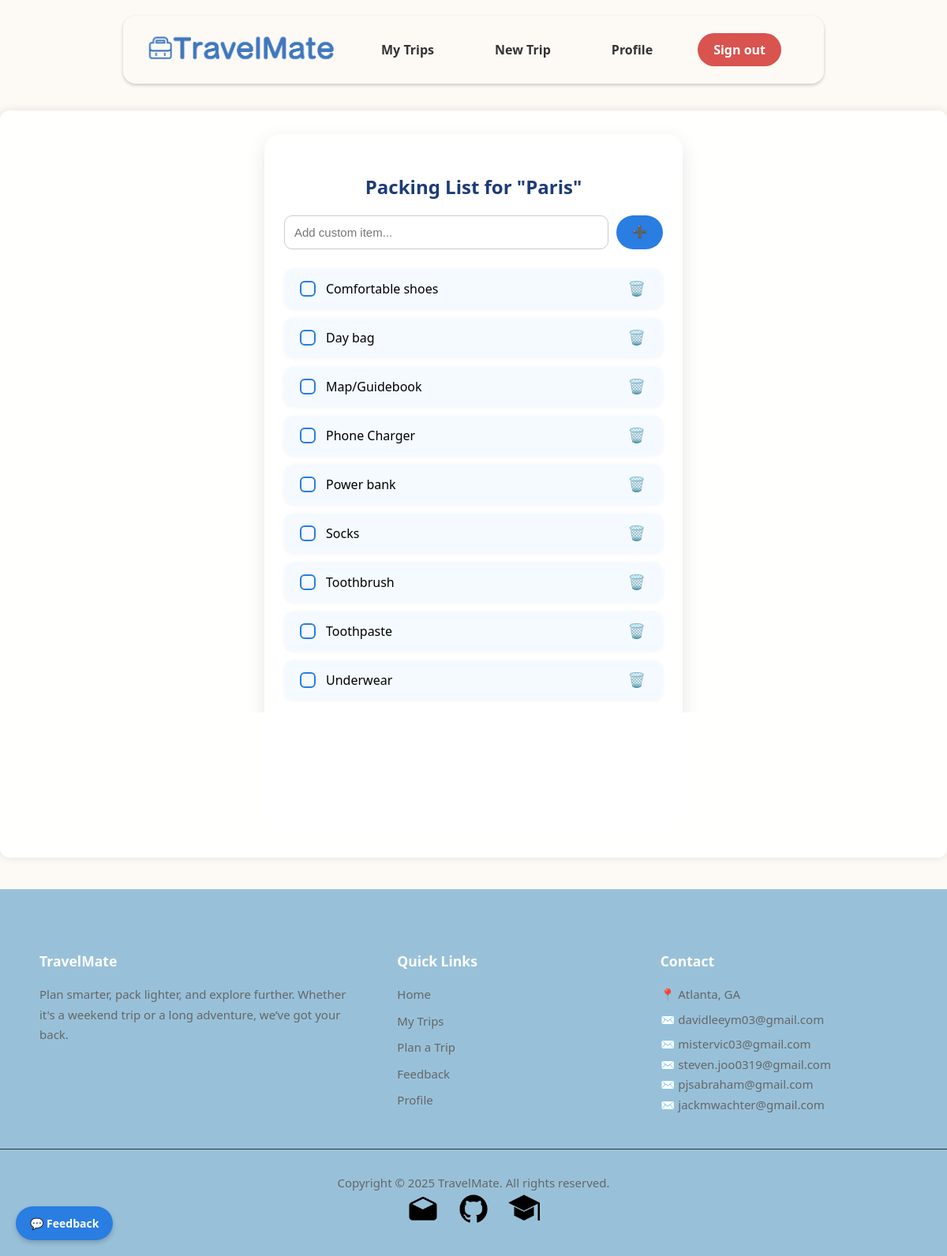
/trips/32/packing/ (signed in), run on the app's committed database.
### trips/models.py (models this page shows, shortened)
class Trip(models.Model):
    TRIP_TYPE_CHOICES = [
        ('beach', 'Beach'),
        ('city', 'City'),
        ('hiking', 'Hiking'),
        ('business', 'Business'),
        ('snow', 'Snow / Ski'),
        ('other', 'Other'),
    ]
    user = models.ForeignKey(get_user_model(), on_delete=models.CASCADE)
    name = models.CharField(max_length=100)
    destination = models.CharField(max_length=100)
    start_date = models.DateField()
    end_date = models.DateField()
    trip_type = models.CharField(max_length=50, choices=TRIP_TYPE_CHOICES, default='other')
    manually_cleared = models.BooleanField(default=False)
    is_public = models.BooleanField(default=False)
    share_token = models.CharField(max_length=12, unique=True, blank=True, null=True)

class PackingItem(models.Model):
    trip = models.ForeignKey(Trip, on_delete=models.CASCADE, related_name='packing_items')
    name = models.CharField(max_length=100)
    is_packed = models.BooleanField(default=False)

### trips/views.py (the view, shortened to what this page needs)
# urls.py: path('<int:trip_id>/packing/', views.packing_list, name='packing_list'),
@login_required
def packing_list(request, trip_id):
    trip = get_object_or_404(Trip, id=trip_id, user=request.user)
    if not trip.packing_items.exists() and not trip.manually_cleared:
        generate_packing_list(trip)
    items = trip.packing_items.all().order_by('is_packed', 'name')
    return render(request, 'trips/packing_list.html', {'trip': trip, 'items': items})

### trips/templates/trips/packing_list.html (shortened to what this page needs)
{% extends 'base.html' %}
{% block content %}
<div class="container" style="max-width: 480px; margin: auto; background: #ffffff; padding: 30px 25px; border-radius: 20px; box-shadow: 0 8px 25px rgba(0, 0, 0, 0.1);">
  <h2 style="text-align: center; color: #1d3c78; margin-bottom: 20px; font-weight: 700;">Packing List for "{{ trip.name }}"</h2>
  <form method="post" style="display: flex; gap: 10px; margin-bottom: 25px;">
    <input type="text" name="new_item" placeholder="Add custom item..." class="input-field">
    <button type="submit" class="add-btn">➕</button>
  </form>
  <form method="post" action="{% url 'update_packing_list' trip.id %}">
    <ul style="list-style: none; padding: 0;">
      {% if items %}
      {% for item in items %}
      <li class="packing-item fade-in">
        <label style="display: flex; align-items: center; gap: 10px;">
          <input type="checkbox" class="custom-checkbox" name="packed_items" value="{{ item.name }}" {% if item.is_packed %}checked{% endif %}>
          {{ item.name }}
        </label>
        <button type="submit" name="delete_item" value="{{ item.name }}" class="btn-icon">🗑️</button>
      </li>
      {% endfor %}
      {% else %}
        <li style="text-align: center; padding: 20px; color: #999;">Your packing list is empty. Start adding items above!</li>
      {% endif %}
    </ul>
    <button type="submit" class="update-btn" style="width: 100%; margin-top: 20px;">Update List</button>
  </form>
  <div style="text-align: center; margin-top: 30px;">
    <a href="{% url 'trip_detail' trip.id %}">
      <button type="button" class="back-btn">Back to Trip</button>
    </a>
  </div>
</div>
{% endblock %}

### templates/base.html (style rules this page uses)
body { font-family: 'Segoe UI', sans-serif; background-color: #fdfaf6; background-repeat: no-repeat; background-size: 100% 100%; background-attachment: fixed; margin: 0; padding: 0; padding-top: 100px; }
.container { max-width: 1500px; margin: 40px auto; background: rgba(255, 255, 255, 0.85); backdrop-filter: blur(4px); -webkit-backdrop-filter: blur(4px); padding: 30px; border-radius: 12px; box-shadow: 0 0 12px rgba(0, 0, 0, 0.1); }

### trips/templates/trips/packing_list.html (style rules this page uses)
.fade-in { animation: fadeInUp 0.5s ease both; }
.custom-checkbox { appearance: none; width: 20px; height: 20px; border: 2px solid #2a7de1; border-radius: 6px; position: relative; cursor: pointer; transition: 0.2s; }
.input-field { flex: 1; padding: 12px; font-size: 15px; border: 1px solid #ccc; border-radius: 10px; }
.add-btn, .update-btn, .back-btn { background-color: #2a7de1; color: white; border: none; border-radius: 30px; padding: 10px 20px; font-weight: bold; font-size: 15px; cursor: pointer; transition: background-color 0.3s; }
.packing-item { display: flex; justify-content: space-between; align-items: center; padding: 12px 16px; margin-bottom: 12px; border-radius: 12px; background: #f4faff; box-shadow: 0 1px 5px rgba(0,0,0,0.05); animation: fadeInUp 0.5s ease; }
.btn-icon { background: transparent; border: none; font-size: 18px; cursor: pointer; transition: transform 0.2s ease; }

### data on the page
Trip: name "Paris"
PackingItem: name "Comfortable shoes"
PackingItem: name "Day bag"
PackingItem: name "Map/Guidebook"
PackingItem: name "Phone Charger"
PackingItem: name "Power bank"
PackingItem: name "Socks"
PackingItem: name "Toothbrush"
PackingItem: name "Toothpaste"
PackingItem: name "Underwear"
